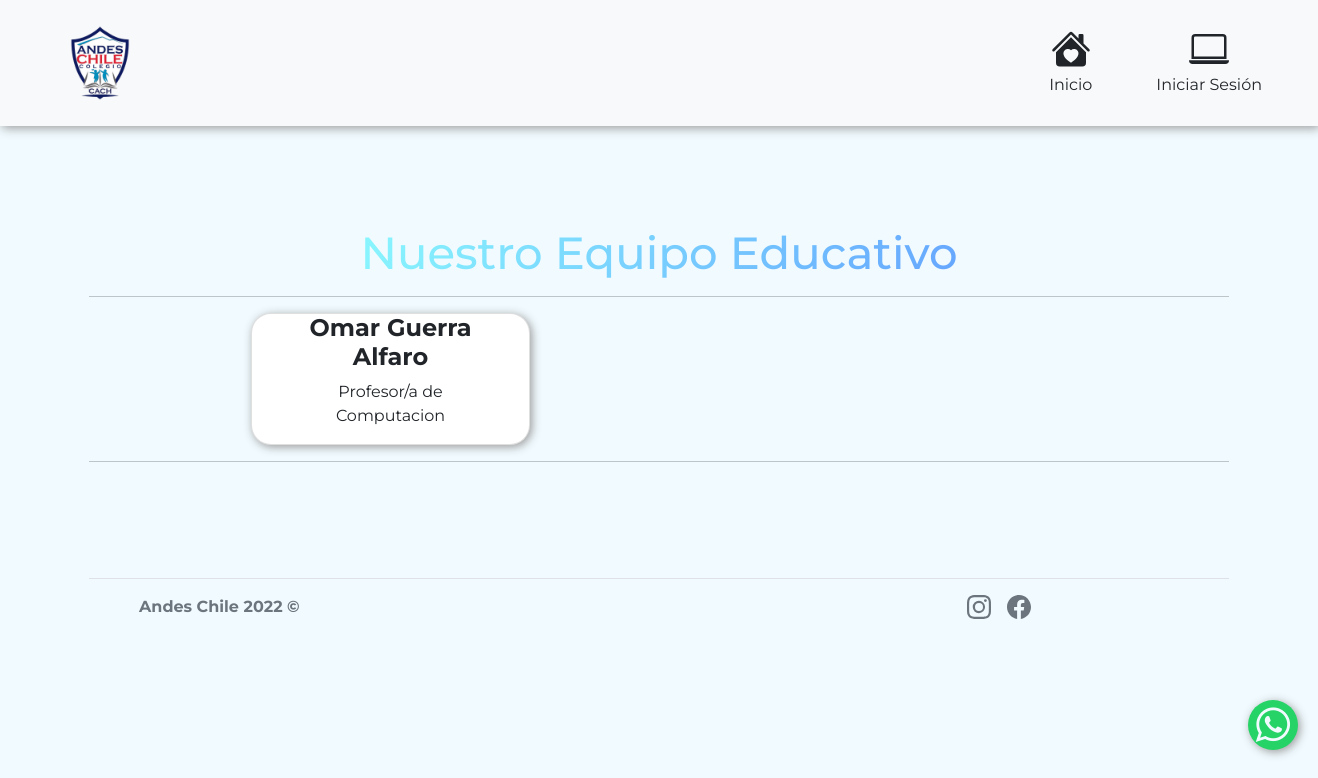
Screenshot of /equipo/ with the database file from the repository.
### equipo/models.py (models this page shows, shortened)
class Docente(models.Model):
    rut = models.CharField(max_length=15,primary_key=True, verbose_name='Rut')
    nombre = models.CharField(max_length=20, verbose_name='Nombre')
    apellidoPat = models.CharField(max_length=20,null=True, verbose_name='Apelido Paterno')
    apellidoMat = models.CharField(max_length=20,null=True, verbose_name='Apelido Materno')
    correo = models.CharField(max_length=30,null=True, verbose_name='Correo')
    imagen= models.ImageField(upload_to="equipo/static/equipo/Docentes",null=True, blank=True, height_field=None, width_field=None, max_length=None, verbose_name='Imagen')
    asignatura = models.ForeignKey(Asignatura, on_delete=models.CASCADE)

class Asignatura(models.Model):
    codAsignatura = models.IntegerField(primary_key=True,verbose_name='Id')
    nombreAsignatura = models.CharField(max_length=50,verbose_name='Categoría')
    def __str__(self):
        return self.nombreAsignatura

### equipo/views.py (the view)
# urls.py: path('equipo/', include('equipo.urls')),
def equipo(request):
    listaDocentes= Docente.objects.all()
    datos = {
        'docentes': listaDocentes
    }
    return render(request, 'equipo/equipo.html',datos)

### equipo/templates/equipo/equipo.html (shortened to what this page needs)
<!DOCTYPE html>
<html lang="es">
{% load socialaccount %}
<head>
    {% load static %}
    <link rel="stylesheet" href="https://cdn.jsdelivr.net/npm/bootstrap-icons@1.7.2/font/bootstrap-icons.css">
    <link rel="stylesheet" href="https://stackpath.bootstrapcdn.com/font-awesome/4.7.0/css/font-awesome.min.css">
    <link href="{% static 'equipo/css/bootstrap.min.css'%}" rel="stylesheet">
    <link rel="stylesheet" href="{% static 'equipo/css/style.css'%}">
    <link rel="stylesheet" href="{% static 'equipo/css/styleAPI.css'%}">
</head>
<body>
    <nav id="navegador" class="navbar navbar-expand-lg navbar-light bg-light fixed-top col-12">
        <a class="navbar-brand" href="#"><img src="{% static 'equipo/img/logo.png'%}" width="100" height="100" alt="..."> </a>
        <div class="collapse navbar-collapse" id="navbarSupportedContent">
            <ul class="navbar-nav ms-auto mb-2 mb-lg-0 bg-light">
                {% if user.is_authenticated %}
                <li class="nav-item align-items-center text-center">
                    <a href="{% url 'index' %}" class="nav-link text-dark">
                        <svg xmlns="http://www.w3.org/2000/svg" width="40" height="40" fill="currentColor" class="bi d-block mx-auto mb-1" viewBox="0 0 16 16">
                            <path fill-rule="evenodd"
                                d="M8.707 1.5a1 1 0 0 0-1.414 0L.646 8.146a.5.5 0 0 0 .708.707L8 2.207l6.646 6.646a.5.5 0 0 0 .708-.707L13 5.793V2.5a.5.5 0 0 0-.5-.5h-1a.5.5 0 0 0-.5.5v1.293L8.707 1.5Z" />
                            <path fill-rule="evenodd"
                                d="m8 3.293 6 6V13.5a1.5 1.5 0 0 1-1.5 1.5h-9A1.5 1.5 0 0 1 2 13.5V9.293l6-6Zm0 5.189c1.664-1.673 5.825 1.254 0 5.018-5.825-3.764-1.664-6.691 0-5.018Z" />
                        </svg>Inicio
                    </a>
                </li>
                <li class="nav-item align-items-center text-center px-5">
                    <a href="{% url 'loginGoogle' %}" class="nav-link text-dark">
                        <svg xmlns="http://www.w3.org/2000/svg" width="40" height="40" fill="currentColor" class="bi d-block mx-auto mb-1" viewBox="0 0 16 16">
                            <path d="M11 6a3 3 0 1 1-6 0 3 3 0 0 1 6 0z"/>
                            <path fill-rule="evenodd" d="M0 8a8 8 0 1 1 16 0A8 8 0 0 1 0 8zm8-7a7 7 0 0 0-5.468 11.37C3.242 11.226 4.805 10 8 10s4.757 1.225 5.468 2.37A7 7 0 0 0 8 1z"/>
                        </svg>
                        <p class="text-center textMayus"><b>{{ user.username }}</b></p>
                    </a>
                </li>
                {% else %}
                <li class="nav-item align-items-center text-center">
                    <a href="{% url 'index' %}" class="nav-link text-dark">
                        Inicio
                    </a>
                </li>
                <li class="nav-item align-items-center text-center px-5">
                    <a href="{% url 'loginGoogle' %}" class="nav-link text-dark">
                          Iniciar Sesión
                    </a>
                </li>
                {% endif %}
            </ul>
        </div>
    </nav>
    <section id="Comunidad" class="container section-padding">
        <h2 class="text-center"><span class="h2Comunidad">Nuestro Equipo Educativo</span></h2>
        <hr>
        <div class="container-fluid align-items-center text-center" style="align-items: center;">
            <div class="row col-lg-12 contentCard " style="gap: 20px; margin-left: 150px;">
                {% for d in docentes %}
                <div class="card col-lg-3 text-center align-items-center" style="align-items: center;">
                    <div class="container-fluid ">
                        <div>
                            <h4><b>{{d.nombre}} {{d.apellidoPat}} {{d.apellidoMat}}</b></h4>
                        </div>
                        <div>
                            <p>Profesor/a de {{d.asignatura}}</p>
                        </div>
                    </div>
                </div>
                {% endfor %}
            </div>
        </div>
        <hr>
    </section>
    <footer class="container d-flex flex-wrap justify-content-between align-items-center py-3 border-top ">
        <div class="col-md-4 d-flex align-items-center ">
            <a href="/ " class="mb-3 me-2 mb-md-0 text-muted text-decoration-none lh-1 ">
                <svg class="bi " width="30 " height="24 ">
                    <use xlink:href="#bootstrap "></use>
                </svg>
            </a>
            <span class="text-muted "><strong>Andes Chile 2022 &copy;</strong></span>
        </div>
        <ul class="nav col-md-4 justify-content-end ">
            <li class="ms-3 ">
                <a class="text-muted " href="https://www.instagram.com/cach.colegioandeschile/ ">
                </a>
            </li>
            <li class="ms-3 "><a class="text-muted " href="https://www.facebook.com/colegioandeschile "></a></li>
        </ul>
        <div class="btn-float ">
            <a href="https://wa.me/56949147149?text=Hola,%20estoy%20busca%20de%20información,%20mi%20consulta%20es%20la%20siguiente: " class="whatsapp " target="_blank "><i class="fa fa-whatsapp whatsapp-icon "></i></a>
        </div>
    </footer>
</body>
</html>

### equipo/static/equipo/css/style.css (style rules this page uses)
* { font-family: 'Montserrat', sans-serif; }
body { background: #f1fbff; }
#Comunidad { border-bottom: 0%; }
.navbar-brand { margin-left: 50px; }
.section-padding { padding: 100px 0; }
.contentCard { align-items: center; }
.card { border-radius: 20px; box-shadow: 2px 2px 10px #999; column-gap: 15px; }
.h2Comunidad { font-size: 45px; -webkit-background-clip: text; background-clip: text; -webkit-text-fill-color: transparent; background-image: linear-gradient(120deg, #89f7fe 0%, #66a6ff 100%); }
.navbar { box-shadow: 2px 2px 10px #999; position: sticky; top: 0; }
.whatsapp { position: fixed; width: 70px; height: 70px; bottom: 50px; right: 20px; background-color: #25d366; color: #FFF; border-radius: 80px; text-align: center; font-size: 35px; z-index: 1; box-shadow: 2px 2px 10px #999; }
.whatsapp-icon { margin-top: 10px; font-size: 50px; color: #f1fbff; }
@media only screen and (min-width: 320px) { .whatsapp { position: fixed; width: 50px; height: 50px; bottom: 50px; right: 20px; background-color: #25d366; color: #FFF; border-radius: 80px; text-align: center; font-size: 35px; z-index: 1; } }
@media only screen and (min-width: 320px) { .whatsapp-icon { margin-top: 5px; font-size: 40px; color: #f1fbff; } }

### rows the page displays
Docente: nombre "Omar", apellidoPat "Guerra", apellidoMat "Alfaro", asignatura "Computacion"
